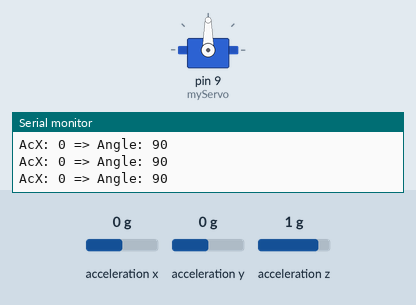
This sketch was run on a simulated Arduino Uno, built with avr-gcc and run on an emulated ATmega328P. Parts: servo, the last lines printed to the serial monitor. Wiring (inferred from the names in the program): MPU-6050 motion sensor at I2C address 0x68. Inputs (shaded band) come from the test bench; at power-on: acceleration x 0 g, acceleration y 0 g, acceleration z 1 g.

Above: at 1.2 s.
1.3 s: acceleration x set to 0.8 g
At 2.1 s:
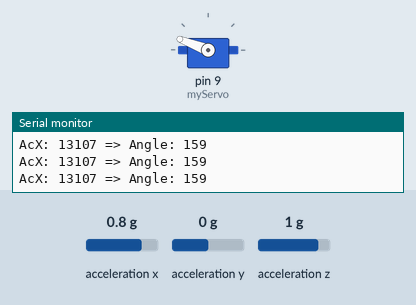
2.8 s: acceleration x set to -1.4 g
At 3.2 s:
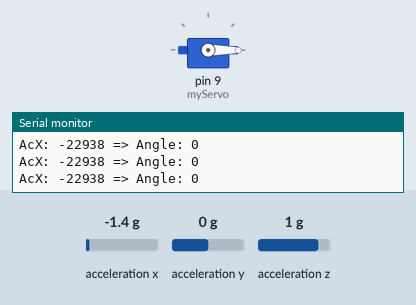
4.3 s: acceleration x set to -0.8 g
At 5.3 s:
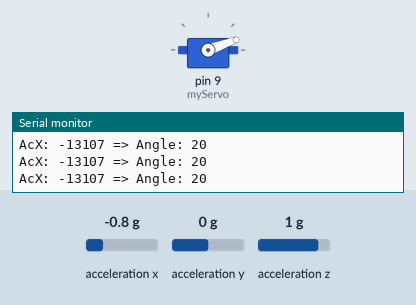
5.8 s: acceleration x set to 1.4 g
At 6.3 s:
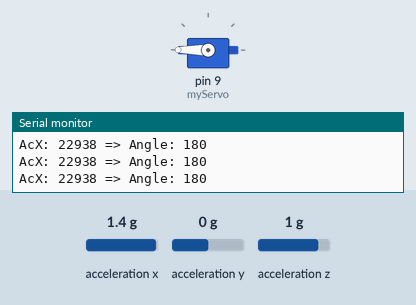
7.3 s: acceleration x set to 0 g
At 8.5 s:
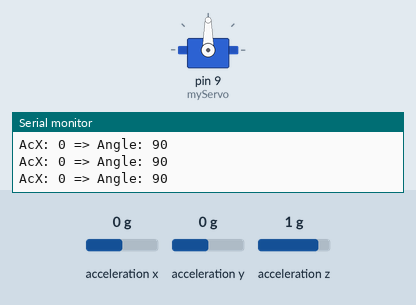
Timing chart, 0 to 9.8 s (numbered marks = the images above; inputs shaded):
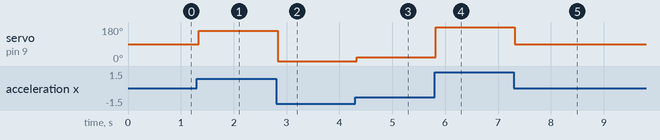

The sketch:

Project_32_Motion_Controlled_Servo.ino
```cpp
/*

Electronics Learning Starter Kit for Arduino

Project 32

Motion Controlled Servo

Edit By Keyes

*/

#include <Wire.h>
#include <Servo.h>

const int MPU_addr=0x68;  // I2C address of the MPU-6050
int16_t AcX, AcY, AcZ;

Servo myServo;  // create servo object to control a servo

void setup() {
  Wire.begin();
  Wire.beginTransmission(MPU_addr);
  Wire.write(0x6B);  // PWR_MGMT_1 register
  Wire.write(0);     // set to zero (wakes up the MPU-6050)
  Wire.endTransmission(true);

  myServo.attach(9);  // attaches the servo on pin 9 to the servo object
  Serial.begin(9600);
}

void loop() {
  Wire.beginTransmission(MPU_addr);
  Wire.write(0x3B);  // starting with register 0x3B (ACCEL_XOUT_H)
  Wire.endTransmission(false);
  Wire.requestFrom(MPU_addr, 6, true);  // request a total of 6 registers

  AcX = Wire.read()<<8 | Wire.read();  // 0x3B (ACCEL_XOUT_H) & 0x3C (ACCEL_XOUT_L)
  AcY = Wire.read()<<8 | Wire.read();  // 0x3D (ACCEL_YOUT_H) & 0x3E (ACCEL_YOUT_L)
  AcZ = Wire.read()<<8 | Wire.read();  // 0x3F (ACCEL_ZOUT_H) & 0x40 (ACCEL_ZOUT_L)

  // Map the X-axis acceleration (-17000 to 17000) to Servo angle (0 to 180)
  // Note: You may need to adjust the -17000 and 17000 values based on your specific sensor's calibration
  int servoAngle = map(AcX, -17000, 17000, 0, 180);

  // Constrain the angle to prevent servo damage
  servoAngle = constrain(servoAngle, 0, 180);

  myServo.write(servoAngle);  // tell servo to go to position in variable 'servoAngle'

  Serial.print("AcX: ");
  Serial.print(AcX);
  Serial.print(" => Angle: ");
  Serial.println(servoAngle);

  delay(50);  // small delay for stability
}
```

Measured:
- after the input at 1.3 s, servo on pin 9 (myServo): 90° → 159° at once
- after the input at 2.8 s, servo on pin 9 (myServo): 159° → 0° at once
- after the input at 4.3 s, servo on pin 9 (myServo): 0° → 20° at once
- after the input at 5.8 s, servo on pin 9 (myServo): 20° → 180° at once
- after the input at 7.3 s, servo on pin 9 (myServo): 180° → 90° at once
